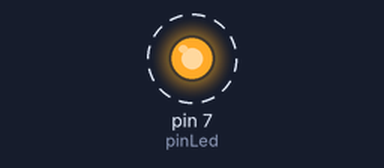
Simulated run of this sketch. Board: Arduino Uno, built with avr-gcc and run on an emulated ATmega328P. Shown: output pins drawn as LEDs (lit = HIGH). Dashed ring = blinking.

Above: at 0.2 s.
Timing chart, 0 to 3.5 s (numbered marks = the images above):
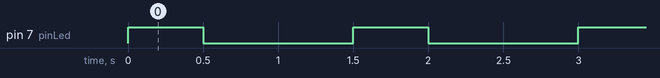

Measured:
- by itself, pin 7 (pinLed): alternates HIGH for 0.50 s and LOW for 1.0 s

The sketch:

_0.-HolaMundo.ino
```cpp
//El pin a utilizar es el pin 7
const int pinLed=7;

void setup() {
  //El pin 7 sera un pin de Salida.
  pinMode(pinLed,OUTPUT);
}

void loop() {
  //El led estará encendido.
  digitalWrite(pinLed,HIGH);
  //Por medio segundo.
  delay(500);
  //El led estará apagado.
   digitalWrite(pinLed,LOW);
   //Por un segundo.
  delay(1000);
}
```
